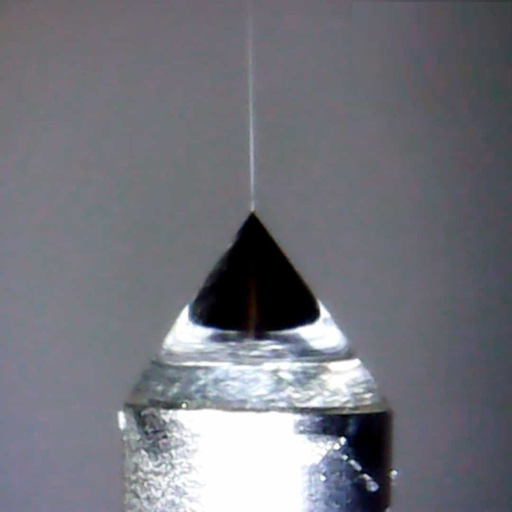
#> input picture Taylor-Cone.jpg, 1024 x 1024 px, found by its file name (shown at 1/2 size)
$ python introduction.py
#> lines starting #> are read from the running program, lines starting #| are printed output that depends on the picture
import cv2
import matplotlib.pyplot as plt
import numpy as np

img = cv2.imread('E:\\Python Tutorial\\image processing\\Taylor-Cone.jpg', cv2.IMREAD_GRAYSCALE)
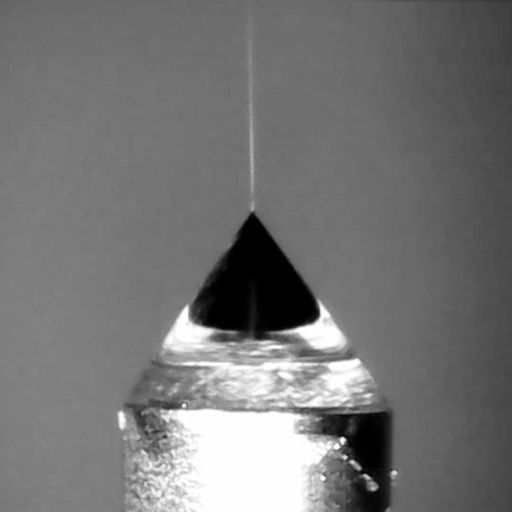
#> img: shape (1024, 1024) (shown at 1/2 size); min 0, max 255, mean 116.9
resized = cv2.resize(img, (300, 300))
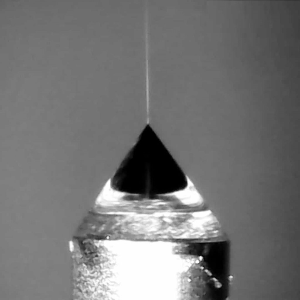
#> resized: shape (300, 300); min 0, max 255, mean 116.8
cv2.imshow('resized image', resized)
plt.imshow(resized, cmap='gray', interpolation='bicubic')
plt.plot([100, 100], [100, 300], 'b', linewidth=5)
plt.show()
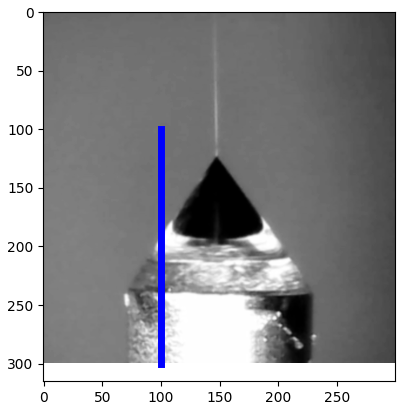
#> figure drawn by matplotlib, 1 panel

cv2.imwrite('E:\\Python Tutorial\\image processing\\imgout.jpg', resized)
print ("the new image saved")
